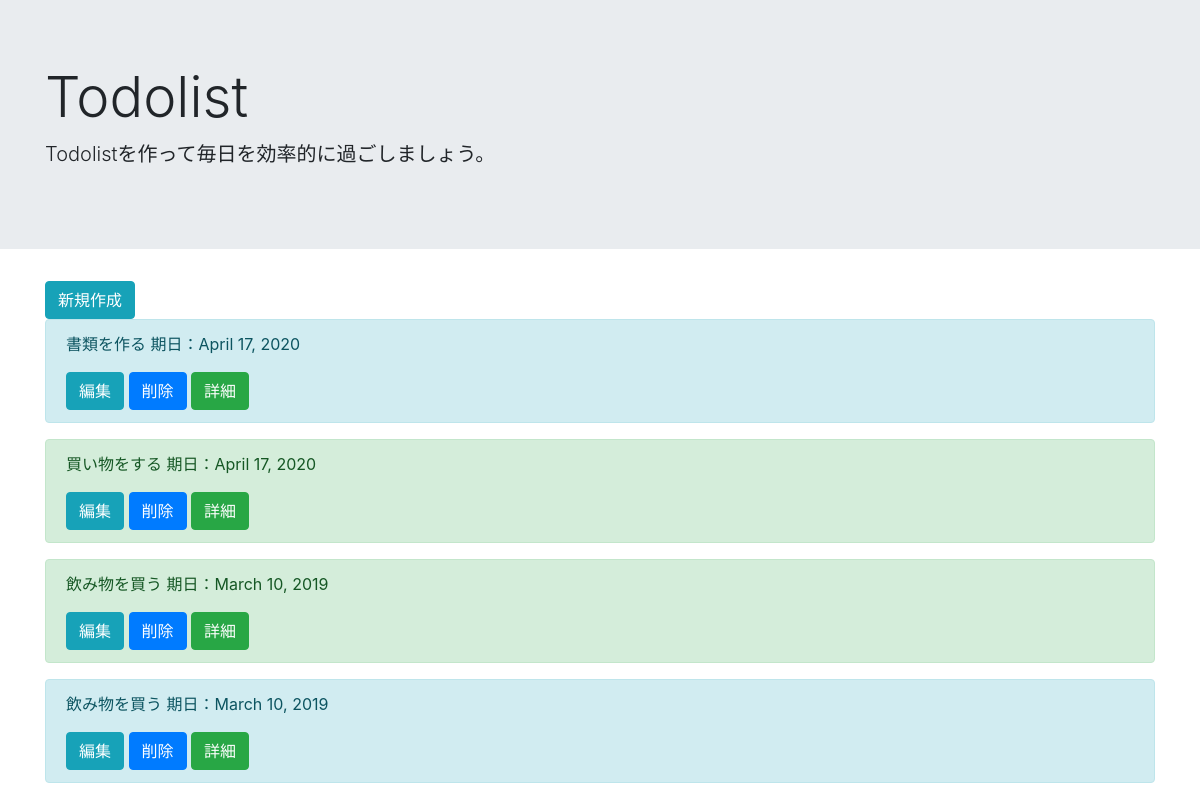
The page /list/ on the database as committed earlier.
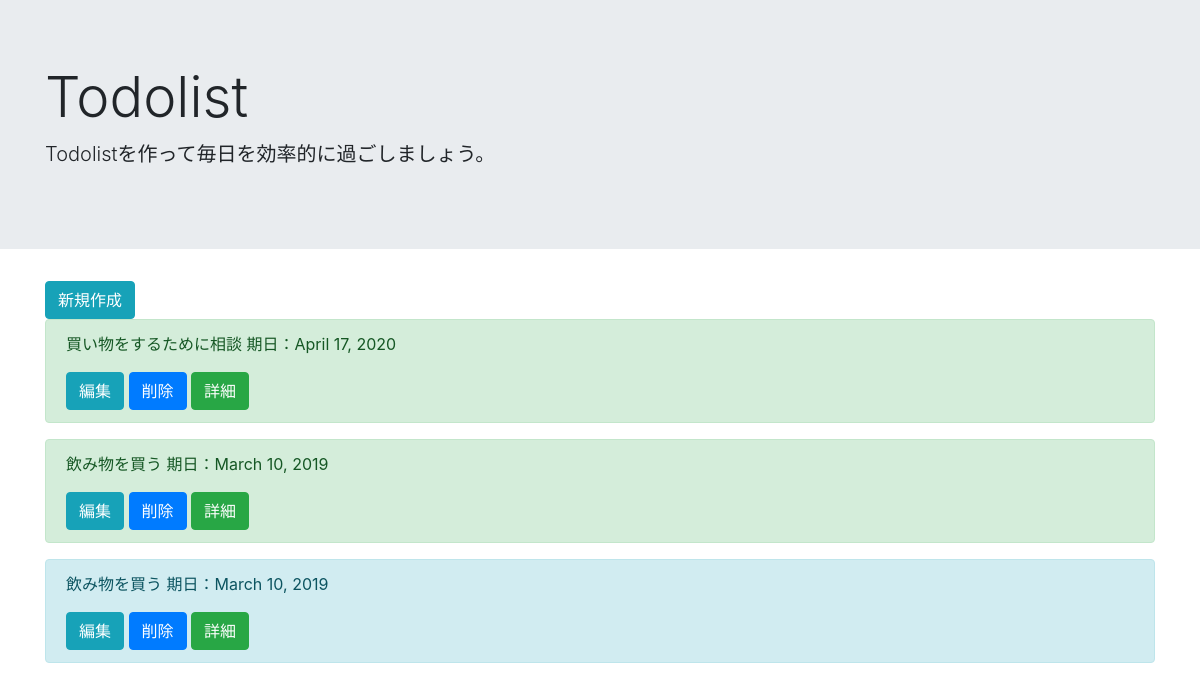
The same page on the database as committed later.
### todo/models.py (models this page shows, shortened)
class TodoModel(models.Model):
    title = models.CharField(max_length=100)
    memo = models.TextField()
    priority = models.CharField(
        max_length = 50,
        choices = PRIORITY
    )
    duedate = models.DateField()

### todo/views.py (the view)
# urls.py: path('list/', TodoList.as_view(), name='list'),
class TodoList(ListView):
    template_name = 'list.html'
    model = TodoModel

### templates/list.html
{% extends 'base.html' %}
{% block header %}
<div class="jumbotron jumbotron-fluid">
    <div class="container">
      <h1 class="display-4">Todolist</h1>
      <p class="lead">Todolistを作って毎日を効率的に過ごしましょう。</p>
    </div>
</div>
{% endblock %}
{% block content %}
<div class='container'>
    <a href="{% url 'create' %}" class="btn btn-info" tabindex="-1" role="button" aria-disabled="true">新規作成</a>
  {% for item in object_list %}
    <div class="alert alert-{{ item.priority }}" role="alert">
        <p>{{ item.title }} 期日：{{ item.duedate }}</p>
        <a href="{% url 'update' item.pk %}" class="btn btn-info" tabindex="-1" role="button" aria-disabled="true">編集</a>
        <a href="{% url 'delete' item.pk %}" class="btn btn-primary" tabindex="-1" role="button" aria-disabled="true">削除</a>
        <a href="{% url 'detail' item.pk %}" class="btn btn-success" tabindex="-1" role="button" aria-disabled="true">詳細</a>
    </div>
  {% endfor %}
</div>
{% endblock content %}

### templates/base.html (shortened to what this page needs)
<!doctype html>
<html lang="en">
  <head>
    <link rel="stylesheet" href="https://stackpath.bootstrapcdn.com/bootstrap/4.4.1/css/bootstrap.min.css">
  </head>
  <body>
    {% block header %}
    {% endblock header %}
    {% block content %}
    {% endblock content %}
  </body>
</html>

Rows that differ between the two databases and show on the page:
removed TodoModel: title "書類を作る", duedate "April 17, 2020", priority "info" (drawn)
changed TodoModel: title "買い物をする" → "買い物をするために相談"
